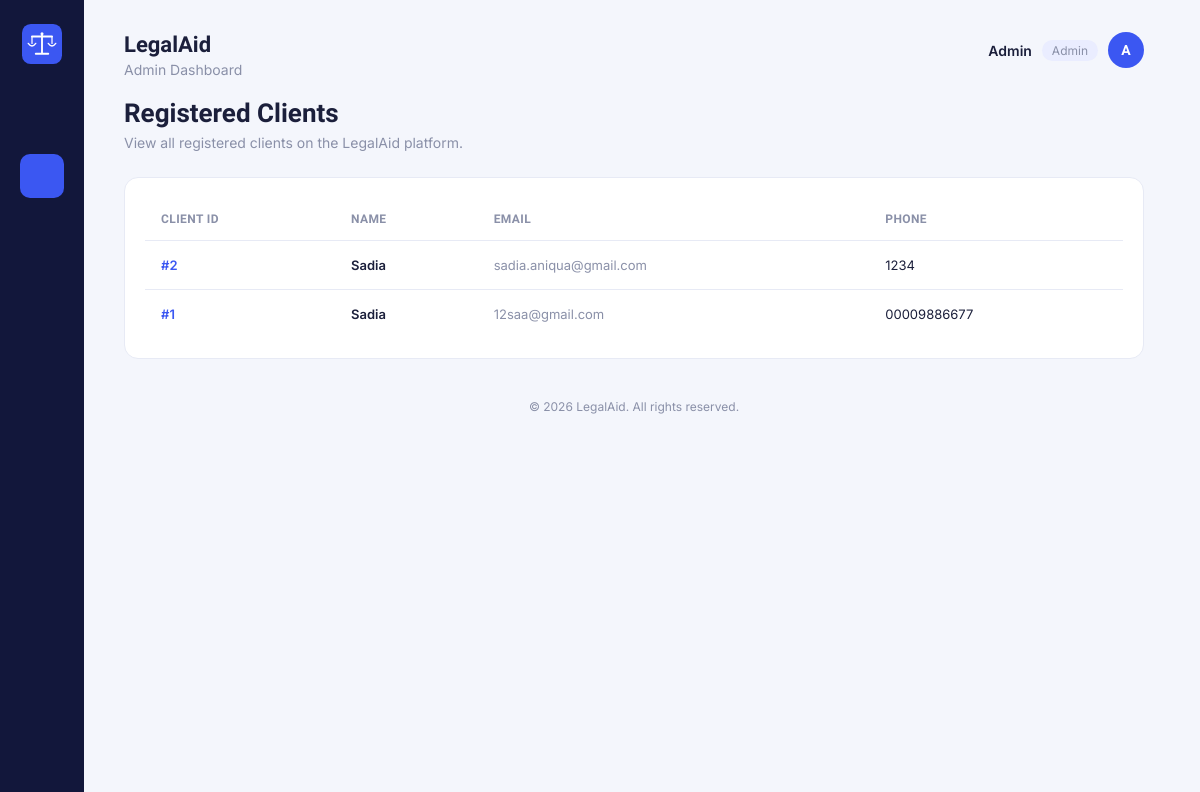
Page /admin/clients.php (signed in) on the committed database.
### tables this page shows
CREATE TABLE `users` (
  `user_id` int(11) NOT NULL,
  `name` varchar(100) NOT NULL,
  `email` varchar(100) NOT NULL,
  `password` varchar(255) NOT NULL,
  `phone` varchar(20) DEFAULT NULL,
  `role` varchar(20) NOT NULL,
  `created_at` timestamp NOT NULL DEFAULT current_timestamp() ON UPDATE current_timestamp(),
  `status` varchar(20) NOT NULL DEFAULT 'active'
);

### admin/clients.php (the view, shortened to what this page needs)
<?php
include("../db.php");
$username = $_SESSION["username"];
function icon($name)
{
    $icons = [
        'home' =>
        '<path d="M4 11.5 12 5l8 6.5"/>
         <path d="M6 10v9a1 1 0 0 0 1 1h4v-6h2v6h4a1 1 0 0 0 1-1-1v-9"/>',
        'users' =>
        '<circle cx="9" cy="8" r="3"/>
         <path d="M2.5 20c1-3.3 3.4-5 6.5-5s5.5 1.7 6.5 5"/>
         <circle cx="17" cy="9" r="2.4"/>
         <path d="M15.8 12.2c2.3.3 3.9 1.8 4.7 4.3"/>',
        'briefcase' =>
        '<rect x="3.5" y="8" width="17" height="11" rx="2"/>
         <path d="M8.5 8V6a2 2 0 0 1 2-2h3a2 2 0 0 1 2 2v2"/>
         <path d="M3.5 13h17"/>',
        'shield' =>
        '<path d="M12 3.5 19 6v6c0 4.4-3 7.8-7 8.5-4-.7-7-4.1-7-8.5V6z"/>
         <path d="m9 12 2 2 4-4.2"/>',
        'calendar' =>
        '<rect x="4" y="5.5" width="16" height="14.5" rx="2"/>
         <path d="M4 10h16M8 3.5v3M16 3.5v3"/>',
        'folder' =>
        '<path d="M3.5 7.5a1.5 1.5 0 0 1 1.5-1.5h4l2 2.2h8a1.5 1.5 0 0 1 1.5 1.5V18a1.5 1.5 0 0 1-1.5 1.5H5A1.5 1.5 0 0 1 3.5 18z"/>',
        'chart' =>
        '<path d="M4 20V10M11 20V4M18 20v-7"/>
         <path d="M2.5 20.5h19"/>',
        'logout' =>
        '<path d="M9 21H5a2 2 0 0 1-2-2V5a2 2 0 0 1 2-2h4"/>
         <path d="M16 17l5-5-5-5"/>
         <path d="M21 12H9"/>'
    ];
    $body = $icons[$name] ?? '';
    return '<svg viewBox="0 0 24 24"
        fill="none"
        stroke="currentColor"
        stroke-width="1.7"
        stroke-linecap="round"
        stroke-linejoin="round">' .
        $body .
        '</svg>';
}
?>
<!DOCTYPE html>
<html lang="en">
<head>
<link rel="stylesheet" href="clients.css">
</head>
<body>
<div class="app">
    <nav class="sidebar">
        <a class="sidebar-logo" href="../dashboard.php">
            <img src="../logo/logo-icon.svg" alt="LegalAid">
        </a>
        <ul class="sidebar-nav">
            <li title="Dashboard">
                <a href="../dashboard.php">
                    <?php echo icon('home'); ?>
                </a>
            </li>
            <li class="active" title="View Clients">
                <a href="clients.php">
                    <?php echo icon('users'); ?>
                </a>
            </li>
            <li title="View Lawyers">
                <a href="lawyers.php">
                    <?php echo icon('briefcase'); ?>
                </a>
            </li>
            <li title="Lawyer Verification">
                <a href="verification.php">
                    <?php echo icon('shield'); ?>
                </a>
            </li>
            <li title="View Appointments">
                <a href="appointments.php">
                    <?php echo icon('calendar'); ?>
                </a>
            </li>
            <li title="View Cases">
                <a href="cases.php">
                    <?php echo icon('folder'); ?>
                </a>
            </li>
            <li title="View Reports">
                <a href="reports.php">
                    <?php echo icon('chart'); ?>
                </a>
            </li>
        </ul>
        <div class="sidebar-bottom">
            <a href="../logout.php" title="Logout">
                <?php echo icon('logout'); ?>
            </a>
        </div>
    </nav>
    <main class="main">
        <header class="topbar">
            <div>
                <h1>LegalAid</h1>
                <p class="subtitle">
                    Admin Dashboard
                </p>
            </div>
            <div class="account">
                <span class="account-name">
                    <?php echo htmlspecialchars($username); ?>
                </span>
                <span class="account-role">
                    Admin
                </span>
                <div class="avatar">
                    <?php echo strtoupper(substr($username, 0, 1)); ?>
                </div>
            </div>
        </header>
        <section class="page-header">
            <h2>Registered Clients</h2>
            <p>
                View all registered clients on the LegalAid platform.
            </p>
        </section>
        <section class="table-card">
            <table class="clients-table">
                <thead>
                    <tr>
                        <th>Client ID</th>
                        <th>Name</th>
                        <th>Email</th>
                        <th>Phone</th>
                    </tr>
                </thead>
                <tbody>
<?php
$sql="SELECT * FROM users
WHERE role='client'
ORDER BY user_id DESC";
$result=mysqli_query($conn,$sql);
if(mysqli_num_rows($result)>0)
{
    while($row=mysqli_fetch_assoc($result))
    {
?>
                    <tr>
                        <td>
                            <span class="client-id">
                                #<?php echo $row["user_id"]; ?>
                            </span>
                        </td>
                        <td>
                            <span class="client-name">
                                <?php echo htmlspecialchars($row["name"]); ?>
                            </span>
                        </td>
                        <td>
                            <span class="email">
                                <?php echo htmlspecialchars($row["email"]); ?>
                            </span>
                        </td>
                        <td>
                            <span class="phone">
                                <?php echo htmlspecialchars($row["phone"]); ?>
                            </span>
                        </td>
                    </tr>
<?php
    }
}
?>
                </tbody>
            </table>
        </section>
        <footer class="footer">
            &copy;
            <?php echo date("Y"); ?>
            LegalAid. All rights reserved.
        </footer>
    </main>
</div>
</body>
</html>

### admin/clients.css (style rules this page uses)
:root { --sidebar: #12173B; --sidebar-icon: #7C82AA; --sidebar-icon-active: #FFFFFF; --accent: #3B57F2; --accent-soft: #EAEDFF; --bg: #F4F6FC; --card: #FFFFFF; --text: #1B1F3B; --muted: #8A90A8; --border: #E7EAF5; --radius: 14px; }
* { box-sizing: border-box; }
body { margin: 0; font-family: 'Inter', Arial, sans-serif; background-color: var(--bg); color: var(--text); }
h1, h2, h3 { font-family: 'Sora', 'Inter', Arial, sans-serif; margin: 0; }
a { text-decoration: none; color: inherit; }
.app { display: flex; min-height: 100vh; }
.sidebar { width: 84px; flex-shrink: 0; background-color: var(--sidebar); display: flex; flex-direction: column; align-items: center; padding: 24px 0; }
.sidebar-logo { display: flex; align-items: center; justify-content: center; margin-bottom: 36px; }
.sidebar-logo img { width: 40px; height: 40px; display: block; }
.sidebar-nav { list-style: none; padding: 0; margin: 0; display: flex; flex-direction: column; gap: 10px; flex-grow: 1; width: 100%; }
.sidebar-nav li a { display: flex; align-items: center; justify-content: center; width: 44px; height: 44px; margin: 0 auto; border-radius: 10px; color: var(--sidebar-icon); transition: background-color 0.15s ease, color 0.15s ease; }
.sidebar-nav li a svg { width: 20px; height: 20px; }
.sidebar-nav li.active a { background-color: var(--accent); color: var(--sidebar-icon-active); }
.sidebar-bottom a { display: flex; align-items: center; justify-content: center; width: 44px; height: 44px; border-radius: 10px; color: var(--sidebar-icon); }
.sidebar-bottom a svg { width: 20px; height: 20px; }
.main { flex-grow: 1; padding: 32px 40px 24px; max-width: 1100px; }
.topbar { display: flex; align-items: flex-start; justify-content: space-between; margin-bottom: 20px; }
.topbar h1 { font-size: 22px; color: var(--text); }
.subtitle { margin: 4px 0 0; color: var(--muted); font-size: 14px; }
.account { display: flex; align-items: center; gap: 10px; }
.account-name { font-weight: 600; font-size: 14px; }
.account-role { font-size: 12px; color: var(--muted); background: var(--accent-soft); padding: 3px 10px; border-radius: 999px; }
.avatar { width: 36px; height: 36px; border-radius: 50%; background: var(--accent); color: white; font-family: 'Sora', sans-serif; font-weight: 600; display: flex; align-items: center; justify-content: center; font-size: 14px; }
.page-header { margin: 18px 0 26px; }
.page-header h2 { font-size: 26px; }
.page-header p { margin: 6px 0 0; color: var(--muted); font-size: 14px; }
.table-card { background: var(--card); border: 1px solid var(--border); border-radius: var(--radius); padding: 20px; overflow-x: auto; transition: box-shadow 0.15s ease, border-color 0.15s ease; }
.clients-table { width: 100%; border-collapse: collapse; min-width: 650px; }
.clients-table th { text-align: left; font-family: 'Sora', 'Inter', Arial, sans-serif; font-size: 12px; font-weight: 600; color: var(--muted); text-transform: uppercase; letter-spacing: 0.4px; padding: 14px 16px; border-bottom: 1px solid var(--border); }
.clients-table td { padding: 16px; font-size: 13px; color: var(--text); border-bottom: 1px solid var(--border); vertical-align: middle; }
.clients-table tbody tr:last-child td { border-bottom: none; }
.clients-table tbody tr { transition: background-color 0.15s ease; }
.client-id { font-weight: 600; color: var(--accent); }
.client-name { font-weight: 600; }
.email { color: var(--muted); }
.phone { color: var(--text); }
.footer { margin-top: 40px; text-align: center; color: var(--muted); font-size: 12px; }

### rows in the picture
users: user_id "2", name "Sadia", email "sadia.aniqua@gmail.com", phone "1234"
users: user_id "1", name "Sadia", email "12saa@gmail.com", phone "00009886677"

### other values in the picture
$username "Admin"
substr($username, 0, 1) "A"
